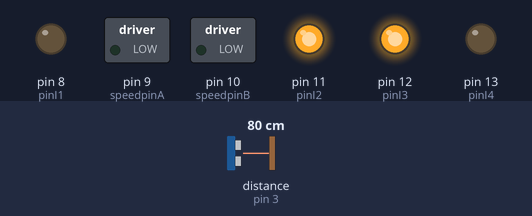
A sketch run on a simulated Arduino Uno, built with avr-gcc and run on an emulated ATmega328P. Shown: switched loads named in the sketch (green lamp = pin HIGH), output pins drawn as LEDs (lit = HIGH). Wiring (inferred from the names in the program): ultrasonic range finder: trigger pin 4; echo pin 3. The inputs (shaded band) are chosen by the test bench; at power-on: distance to the obstacle (sensor on pin 3) 80 cm. The echo pulse lasts 58.3 µs per cm; pins used as bus, display or sensor lines are not drawn; what the sketch prints to the serial monitor is not drawn.

Above: at 0.05 s.
Timing chart, 0 to 3.0 s (numbered marks = the images above):
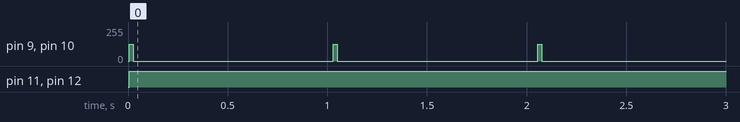

Measured:
- by itself, pin 9 (speedpinA), pin 10 (speedpinB): alternates 127/255 for 0.02 s and 0/255 for 1.0 s
- by itself, pin 11 (pinI2), pin 12 (pinI3): LOW → HIGH at 0.01 s

The sketch:

main_car.ino
```cpp
// (licence header left out)
int pinI1=8;//define I1 interface
int pinI2=11;//define I2 interface
int speedpinA=9;//enable motor A
int pinI3=12;//define I3 interface
int pinI4=13;//define I4 interface
int speedpinB=10;//enable motor B
int spead =127;//define the spead of motor
#define trigPin 4
#define echoPin 3

void setup()
{
  pinMode(pinI1,OUTPUT);
  pinMode(pinI2,OUTPUT);
  pinMode(speedpinA,OUTPUT);
  pinMode(pinI3,OUTPUT);
  pinMode(pinI4,OUTPUT);
  pinMode(speedpinB,OUTPUT);
  pinMode(trigPin, OUTPUT);
  pinMode(echoPin, INPUT);
  Serial.begin(9600);
}
void rb_backward()
{
     analogWrite(speedpinA,spead);//input a simulation value to set the speed
     analogWrite(speedpinB,spead);
     digitalWrite(pinI4,HIGH);//turn DC Motor B move clockwise
     digitalWrite(pinI3,LOW);
     digitalWrite(pinI2,LOW);//turn DC Motor A move clockwise
     digitalWrite(pinI1,HIGH);
}
void rb_forward()
{
     analogWrite(speedpinA,spead);//input a simulation value to set the speed
     analogWrite(speedpinB,spead);
     digitalWrite(pinI4,LOW);//turn DC Motor B move clockwise
     digitalWrite(pinI3,HIGH);
     digitalWrite(pinI2,HIGH);//turn DC Motor A move clockwise
     digitalWrite(pinI1,LOW);
}

void forward()
{
     analogWrite(speedpinA,spead);//input a simulation value to set the speed
     analogWrite(speedpinB,spead);
     digitalWrite(pinI4,HIGH);//turn DC Motor B move clockwise
     digitalWrite(pinI3,LOW);
     digitalWrite(pinI2,LOW);//turn DC Motor A move anticlockwise
     digitalWrite(pinI1,HIGH);
}
void backward()//
{
     analogWrite(speedpinA,spead);//input a simulation value to set the speed
     analogWrite(speedpinB,spead);
     digitalWrite(pinI4,LOW);//turn DC Motor B move anticlockwise
     digitalWrite(pinI3,HIGH);
     digitalWrite(pinI2,HIGH);//turn DC Motor A move clockwise
     digitalWrite(pinI1,LOW);
}
void left()//
{
     analogWrite(speedpinA,spead);//input a simulation value to set the speed
     analogWrite(speedpinB,spead);
     digitalWrite(pinI4,HIGH);//turn DC Motor B move clockwise
     digitalWrite(pinI3,LOW);
     digitalWrite(pinI2,HIGH);//turn DC Motor A move clockwise
     digitalWrite(pinI1,LOW);
}
void right()//
{
     analogWrite(speedpinA,spead);//input a simulation value to set the speed
     analogWrite(speedpinB,spead);
     digitalWrite(pinI4,LOW);//turn DC Motor B move anticlockwise
     digitalWrite(pinI3,HIGH);
     digitalWrite(pinI2,LOW);//turn DC Motor A move clockwise
     digitalWrite(pinI1,HIGH);
}
void stop()//
{
     digitalWrite(speedpinA,LOW);// Unenble the pin, to stop the motor. this should be done to avid damaging the motor.
     digitalWrite(speedpinB,LOW);
     delay(1000);

}

void testa()//
{
    analogWrite(speedpinA, spead);
    //digitalWrite(pinI2,LOW);
    digitalWrite(pinI2,HIGH); // I2 makes it go clockwise and I1 makes it go counter-clockwise
}

void loop()
{
long duration, distance;
digitalWrite(trigPin, LOW);
// delayMicroseconds(2);
digitalWrite(trigPin, HIGH);
// delayMicroseconds(10);
digitalWrite(trigPin, LOW);
duration = pulseIn(echoPin, HIGH);
distance = (duration/2) / 29.1;
Serial.print(distance);
Serial.println(" cm");
// What I added
 // testa();
 // delay(2000);
  //stop();


// Original code
  rb_forward();
  delay(20); // delay is 20000 normally
  stop();
//  right();
//  delay(2000);
//  stop();
//  delay(2000);
//  forward();
//  delay(2000);
//  stop();
//  backward();
//  delay(2000);
//  stop();
}
```
